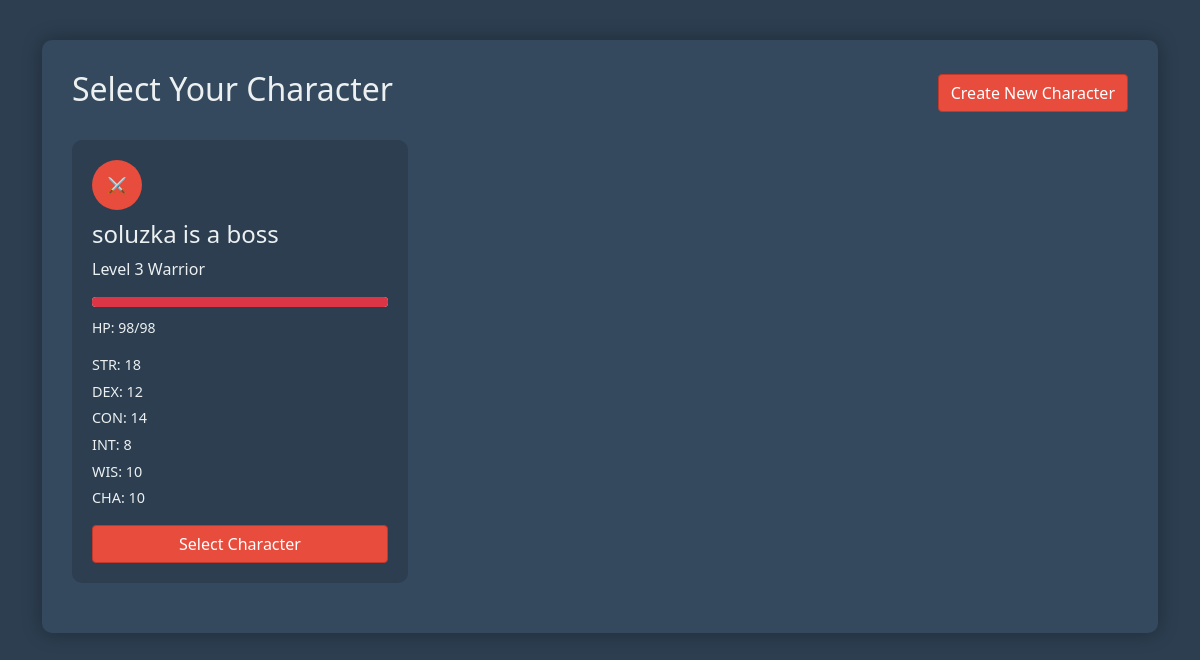
Screenshot of /character/select (signed in) with the database file from the repository.
### app.py (models this page shows, shortened)
class Character(db.Model):
    id = db.Column(db.Integer, primary_key=True)
    name = db.Column(db.String(80), nullable=False)
    char_class = db.Column(db.String(80), nullable=False)
    level = db.Column(db.Integer, default=1)
    hp = db.Column(db.Integer, default=70)
    max_hp = db.Column(db.Integer, default=70)
    strength = db.Column(db.Integer, default=10)
    dexterity = db.Column(db.Integer, default=10)
    constitution = db.Column(db.Integer, default=10)
    intelligence = db.Column(db.Integer, default=10)
    wisdom = db.Column(db.Integer, default=10)
    charisma = db.Column(db.Integer, default=10)
    gold = db.Column(db.Integer, default=0)
    experience = db.Column(db.Integer, default=0)
    inventory = db.Column(db.String(500), default='[]')
    equipment = db.Column(db.String(500), default='{"weapon": "Fists", "armor": "Clothes"}')
    abilities = db.Column(db.String(500), default='[]')
    user_id = db.Column(db.Integer, db.ForeignKey('user.id'), nullable=False)
    version = db.Column(db.Integer, default=1)

### app.py (the view)
@app.route('/character/select')
@login_required
def character_select():
    characters = Character.query.filter_by(user_id=current_user.id).all()
    forms = {char.id: SelectCharacterForm() for char in characters}
    return render_template('character_select.html', characters=characters, forms=forms)

### app.py
class SelectCharacterForm(FlaskForm):
    submit = SubmitField('Select Character')

### app.py (called while the page is built)
@login_manager.user_loader
def load_user(user_id):
    return User.query.get(int(user_id))

### templates/character_select.html (shortened to what this page needs)
<!DOCTYPE html>
<html lang="en">
<head>
    <link href="https://cdn.jsdelivr.net/npm/bootstrap@5.1.3/dist/css/bootstrap.min.css" rel="stylesheet">
</head>
<body>
    <div class="container">
        <div class="select-container">
            <div class="d-flex justify-content-between align-items-center mb-4">
                <h2>Select Your Character</h2>
                <a href="{{ url_for('create_character') }}" class="btn btn-primary">Create New Character</a>
            </div>
            <div class="row">
                {% for character in characters %}
                <div class="col-md-4">
                    <div class="character-card">
                        <div class="class-icon">
                            {% if character.char_class == 'warrior' %}
                            ⚔️
                            {% elif character.char_class == 'mage' %}
                            🔮
                            {% else %}
                            🗡️
                            {% endif %}
                        </div>
                        <h4>{{ character.name }}</h4>
                        <p>Level {{ character.level }} {{ character.char_class|title }}</p>
                        <div class="progress">
                            <div class="progress-bar bg-danger" role="progressbar"
                                 style="width: {{ (character.hp / character.max_hp) * 100 }}%">
                            </div>
                        </div>
                        <small class="d-block mb-3">HP: {{ character.hp }}/{{ character.max_hp }}</small>
                        <ul class="stat-list mb-3">
                            <li>STR: {{ character.strength }}</li>
                            <li>DEX: {{ character.dexterity }}</li>
                            <li>CON: {{ character.constitution }}</li>
                            <li>INT: {{ character.intelligence }}</li>
                            <li>WIS: {{ character.wisdom }}</li>
                            <li>CHA: {{ character.charisma }}</li>
                        </ul>
                        <form action="{{ url_for('select_character', character_id=character.id) }}" method="POST">
                            {{ forms[character.id].submit(class="btn btn-primary w-100") }}
                        </form>
                    </div>
                </div>
                {% endfor %}
            </div>
        </div>
    </div>
</body>
</html>

### templates/character_select.html (style rules this page uses)
body { background-color: #2c3e50; color: #ecf0f1; padding: 40px 0; }
.select-container { background-color: #34495e; padding: 30px; border-radius: 10px; box-shadow: 0 0 20px rgba(0,0,0,0.3); }
.character-card { background-color: #2c3e50; border-radius: 10px; padding: 20px; margin-bottom: 20px; transition: transform 0.2s; }
.stat-list { list-style: none; padding: 0; margin: 0; font-size: 0.9em; }
.stat-list li { margin-bottom: 5px; }
.btn-primary { background-color: #e74c3c; border-color: #c0392b; }
.class-icon { width: 50px; height: 50px; background-color: #e74c3c; border-radius: 50%; display: flex; align-items: center; justify-content: center; margin-bottom: 10px; }
.progress { height: 10px; margin-bottom: 10px; }

### rows the page displays
Character: name "soluzka is a boss", level "3", char_class "Warrior", hp "98", max_hp "98", strength "18", dexterity "12", constitution "14", intelligence "8", wisdom "10", charisma "10"
